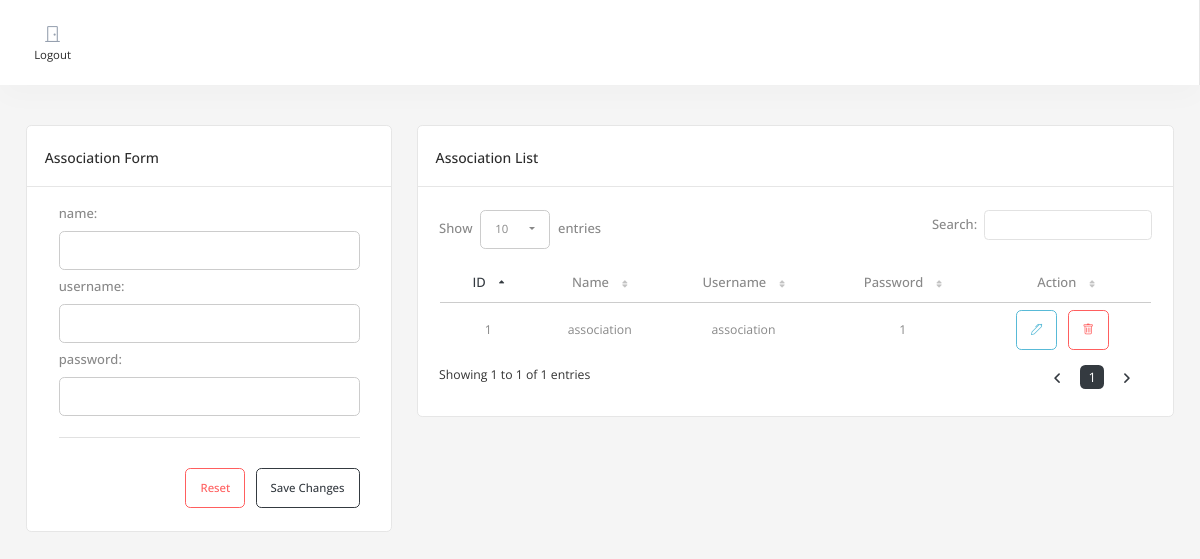
Page /association.php on the committed database.
### tables this page shows
CREATE TABLE `tbl_association` (
  `tbl_association_id` int(11) NOT NULL,
  `association_name` text NOT NULL,
  `tbl_account_id` int(11) NOT NULL
);

CREATE TABLE `tbl_account` (
  `tbl_account_id` int(11) NOT NULL,
  `username` text NOT NULL,
  `password` text NOT NULL,
  `account_type` text NOT NULL
);

### class/method.php (called while the page is built, shortened)
<?php
class method
{
    function __construct()
    {
        $servername = "localhost";
        $username = "root";
        $password = "";
        $database = "db_agrikulture";
        try {
            $conn = new PDO(
                "mysql:host=$servername;dbname=$database",
                $username,
                $password
            );
            $conn->setAttribute(PDO::ATTR_ERRMODE, PDO::ERRMODE_EXCEPTION);
            $this->conn = $conn;
        } catch (PDOException $e) {
            echo "Connection failed: " . $e->getMessage();
            die;
        }
    }
    function selectRaw()
    {
        $sql = $this->sql;
        $stmt = $this->conn->prepare($sql);
        $stmt->execute();
        return $stmt->fetchAll(PDO::FETCH_ASSOC);
    }
}
$m = new method();

### association.php (the view, shortened to what this page needs)
<?php
include "layout/header.php";
?>
<div class='container-fluid'>
    <div class='row mt-3'>
        <div class="col-lg-4 col-sm-12 mb-3">
            <div class="card">
                <div class="card-header">
                    <div>
                        <h4 class="card-title">association Form</h4>
                    </div>
                </div>
                <div class="card-body">
                    <div class="basic-form ps-3 pe-3 pb-3">
                        <form method="post" action="functions/post.php" class="form-valide-with-icon needs-validation" novalidate id="frm-row" enctype="multipart/form-data">
                            <div id="form-div-association">
                                <div class="form-source">
                                    <div class='row'>
                                        <div class='col-md-12 form-group '>
                                            <div class='row mb-2'>
                                                <label for='association-association_name' class="text-label form-label">name:</label>
                                                <div class=''>
                                                    <input type='text' name='tbl_association-association_name[]' id='association-association_name' class='form-control editable ' value='' required>
                                                </div>
                                            </div>
                                        </div>
                                        <div class='col-md-12 form-group '>
                                            <div class='row mb-2'>
                                                <label for='account-username' class="text-label form-label">username:</label>
                                                <div class=''>
                                                    <input type='text' name='tbl_account-username[]' id='account-username' class='form-control editable ' value='' required>
                                                </div>
                                            </div>
                                        </div>
                                        <div class='col-md-12 form-group '>
                                            <div class='row mb-2'>
                                                <label for='account-password' class="text-label form-label">password:</label>
                                                <div class=''>
                                                    <input type='text' name='tbl_account-password[]' id='account-password' class='form-control editable ' value='' required>
                                                </div>
                                            </div>
                                        </div>
                                    </div>
                                </div>
                            </div>
                            <div class='row'>
                                <div class='col-12 text-end add-btns'>
                                    <hr style="margin-bottom: 30px">
                                    <button type='reset' class='btn btn-outline-danger me-2'>Reset</button>
                                    <button type='submit' class='btn btn-outline-primary'>Save Changes</button>
                                </div>
                            </div>
                        </form>
                    </div>
                </div>
            </div>
        </div>
        <div class="col-lg-8 mb-3">
            <div class="row">
                <div class="col-lg-12">
                    <div class="card dz-card">
                        <div class="card-header flex-wrap">
                            <div>
                                <h4 class="card-title">association List</h4>
                            </div>
                        </div>
                        <div class="tab-content">
                            <div class="tab-pane fade show active p-4">
                                <?php
                                $sql = "SELECT * FROM tbl_association  LEFT JOIN tbl_account ON tbl_account.tbl_account_id=tbl_association.tbl_account_id";
                                $m->sql = $sql;
                                $record = $m->selectRaw();
                                ?>
                                <div class="table-responsive">
                                    <table id="datatable-association" class="dt-table display table" style="width: calc(100% - 2px)">
                                        <thead>
                                            <tr class='text-center'>
                                                <td class='text-center'>
                                                    <label class='mb-0'>ID</label>
                                                </td>
                                                <td class='text-center'>
                                                    <label class='mb-0'>Name</label>
                                                </td>
                                                <td class='text-center'>
                                                    <label class='mb-0'>Username</label>
                                                </td>
                                                <td class='text-center'>
                                                    <label class='mb-0'>Password</label>
                                                </td>
                                                <td class=" text-center">
                                                    <label class='mb-0'>Action</label>
                                                </td>
                                            </tr>
                                        </thead>
                                        <tbody>
                                            <?php
                                            foreach ($record as $k => $r) {
                                                extract($r);
                                            ?>
                                                <tr>
                                                    <td class="text-center">
                                                        <?= $tbl_association_id; ?>
                                                    </td>
                                                    <td class="text-center">
                                                        <?= $association_name; ?>
                                                    </td>
                                                    <td class="text-center">
                                                        <?= $username; ?>
                                                    </td>
                                                    <td class="text-center">
                                                        <?= $password; ?>
                                                    </td>
                                                    <td class="text-center ">
                                                        <button type="button" class="btn btn-outline-info btn-action me-2" onclick="editInfo(<?= $k ?>)"><i class="bi bi-pen"></i></button>
                                                        <button type="button" class="btn btn-outline-danger btn-action me-2" onclick="deleteInfo('tbl_association','tbl_association_id',<?= $tbl_association_id;  ?>)"><i class="bi bi-trash"></i></button>
                                                    </td>
                                                </tr>
                                            <?php
                                            }
                                            ?>
                                        </tbody>
                                    </table>
                                </div>
                            </div>
                        </div>
                    </div>
                </div>
            </div>
        </div>
    </div>
</div>
<?php
include "layout/footer.php";
?>

### layout/header.php (style rules this page uses)
.dt-table tbody tr td.sorting_1 span, .dt-table thead tr td.sorting_asc label, .dt-table thead tr td.sorting_desc label, table.dataTable thead td.sorting_asc:after, table.dataTable thead td.sorting_desc:after { color: var(--primary) !important; }

### rows in the picture
tbl_association: tbl_association_id "1", association_name "association", tbl_account.username "association", tbl_account.password "1"
